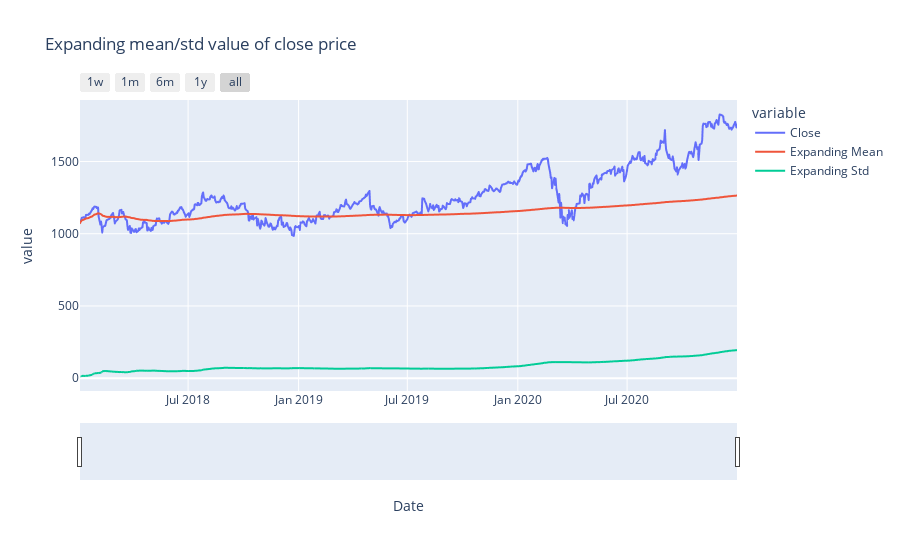

Notebook code cell kept with this figure:
### Markdown cell above
### 1.7. Expanding mean/std

### Code cell
# Expanding mean/std value (close price)
# It shows the stability of the price
close_expanding = OHCL_df["Close"].to_frame()
close_expanding['Expanding Mean'] = OHCL_df["Close"].expanding().mean()
close_expanding['Expanding Std'] = OHCL_df["Close"].expanding().std()
line_plot(close_expanding, "Expanding mean/std value of close price")

### Figure 1 — Plotly figure (JSON) as saved in the notebook; plotly's stock layout.template omitted (floating-point values rounded to 4 significant figures; data arrays with more than 128 entries replaced by an {"elided": "..."} marker saying what was removed)
{"data": [{"hovertemplate": "variable=Close<br>Date=%{x}<br>value=%{y}<extra></extra>", "legendgroup": "Close", "line": {"color": "#636efa", "dash": "solid"}, "marker": {"symbol": "circle"}, "mode": "lines", "name": "Close", "showlegend": true, "x": {"elided": "756 str values"}, "xaxis": "x", "y": {"elided": "756 float values"}, "yaxis": "y", "type": "scattergl"}, {"hovertemplate": "variable=Expanding Mean<br>Date=%{x}<br>value=%{y}<extra></extra>", "legendgroup": "Expanding Mean", "line": {"color": "#EF553B", "dash": "solid"}, "marker": {"symbol": "circle"}, "mode": "lines", "name": "Expanding Mean", "showlegend": true, "x": {"elided": "756 str values"}, "xaxis": "x", "y": {"elided": "756 float values"}, "yaxis": "y", "type": "scattergl"}, {"hovertemplate": "variable=Expanding Std<br>Date=%{x}<br>value=%{y}<extra></extra>", "legendgroup": "Expanding Std", "line": {"color": "#00cc96", "dash": "solid"}, "marker": {"symbol": "circle"}, "mode": "lines", "name": "Expanding Std", "showlegend": true, "x": {"elided": "756 str values"}, "xaxis": "x", "y": {"elided": "756 float values"}, "yaxis": "y", "type": "scattergl"}], "layout": {"xaxis": {"anchor": "y", "domain": [0.0, 1.0], "title": {"text": "Date"}, "rangeslider": {"visible": true}, "rangeselector": {"buttons": [{"count": 7, "label": "1w", "step": "day", "stepmode": "backward"}, {"count": 1, "label": "1m", "step": "month", "stepmode": "backward"}, {"count": 6, "label": "6m", "step": "month", "stepmode": "backward"}, {"count": 1, "label": "1y", "step": "year", "stepmode": "backward"}, {"step": "all"}]}}, "yaxis": {"anchor": "x", "domain": [0.0, 1.0], "title": {"text": "value"}}, "legend": {"title": {"text": "variable"}, "tracegroupgap": 0}, "title": {"text": "Expanding mean/std value of close price"}}}
